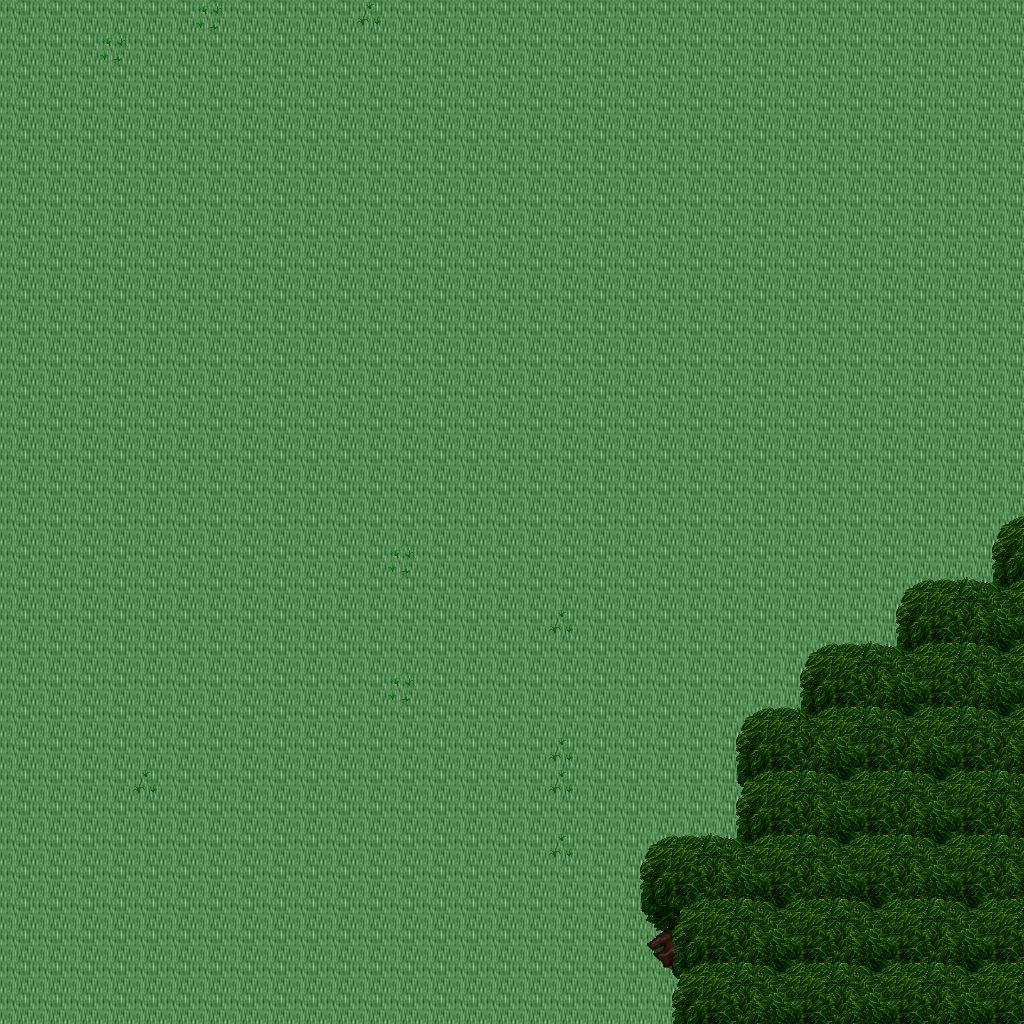

The image is a tile-based game level rendered from a .tmx file. Its description and source (layers, tilesets, objects; grid data summarised) follow:
An orthogonal 32x32 tile map with 32x32 px tiles, 5 tile layers (Ground, Objects, Objects2, Above, ...), 1 hidden layer not drawn, 18 tilesets.

<map version="1.10" tiledversion="1.11.0" orientation="orthogonal" renderorder="right-down" width="32" height="32" tilewidth="32" tileheight="32" infinite="0" nextlayerid="11" nextobjectid="1">
 <tileset firstgid="1" name="ground_ground" tilewidth="32" tileheight="32" tilecount="33" columns="3">
  <image source="../drawable/ground_ground.png" width="96" height="352" />
 </tileset>
 <tileset firstgid="34" name="plant_flower_daisy_white" tilewidth="32" tileheight="32" tilecount="8" columns="2">
  <image source="../drawable/plant_flower_daisy_white.png" width="64" height="128" />
 </tileset>
 <tileset firstgid="42" name="plant_grasses" tilewidth="32" tileheight="32" tilecount="6" columns="3">
  <image source="../drawable/plant_grasses.png" width="96" height="64" />
 </tileset>
 <tileset firstgid="48" name="plant_flower_daisy_yellow" tilewidth="32" tileheight="32" tilecount="8" columns="2">
  <image source="../drawable/plant_flower_daisy_yellow.png" width="64" height="128" />
 </tileset>
 <tileset firstgid="56" name="plant_flower_daisy_blue" tilewidth="32" tileheight="32" tilecount="8" columns="2">
  <image source="../drawable/plant_flower_daisy_blue.png" width="64" height="128" />
 </tileset>
 <tileset firstgid="64" name="plant_flower_daisy_red" tilewidth="32" tileheight="32" tilecount="8" columns="2">
  <image source="../drawable/plant_flower_daisy_red.png" width="64" height="128" />
 </tileset>
 <tileset firstgid="72" name="plant_tree_tree_darkgreen" tilewidth="32" tileheight="32" tilecount="88" columns="8">
  <image source="../drawable/plant_tree_tree_darkgreen.png" width="256" height="352" />
 </tileset>
 <tileset firstgid="160" name="logic_creature_animal" tilewidth="32" tileheight="32" tilecount="32" columns="8">
  <image source="../drawable/logic_creature_animal.png" width="256" height="128" />
 </tileset>
 <tileset firstgid="192" name="logic_creature_elf" tilewidth="32" tileheight="32" tilecount="16" columns="8">
  <image source="../drawable/logic_creature_elf.png" width="256" height="64" />
 </tileset>
 <tileset firstgid="208" name="logic_collision" tilewidth="32" tileheight="32" tilecount="1" columns="1">
  <image source="../drawable/logic_collision.png" width="32" height="32" />
 </tileset>
 <tileset firstgid="209" name="logic_creature_human_evil" tilewidth="32" tileheight="32" tilecount="16" columns="8">
  <image source="../drawable/logic_creature_human_evil.png" width="256" height="64" />
 </tileset>
 <tileset firstgid="225" name="logic_portal" tilewidth="32" tileheight="32" tilecount="24" columns="8">
  <image source="../drawable/logic_portal.png" width="256" height="96" />
 </tileset>
 <tileset firstgid="249" name="ground_green_paving" tilewidth="32" tileheight="32" tilecount="18" columns="3">
  <image source="../drawable/ground_green_paving.png" width="96" height="192" />
 </tileset>
 <tileset firstgid="267" name="ground_water_swamp_water" tilewidth="32" tileheight="32" tilecount="33" columns="3">
  <image source="../drawable/ground_water_swamp_water.png" width="96" height="352" />
 </tileset>
 <tileset firstgid="300" name="plant_grasses_swamp" tilewidth="32" tileheight="32" tilecount="42" columns="6">
  <image source="../drawable/plant_grasses_swamp.png" width="192" height="224" />
 </tileset>
 <tileset firstgid="342" name="logic_protection" tilewidth="32" tileheight="32" tilecount="2" columns="2">
  <image source="../drawable/logic_protection.png" width="64" height="32" />
 </tileset>
 <tileset firstgid="344" name="logic_creature_ogre" tilewidth="32" tileheight="32" tilecount="4" columns="4">
  <image source="../drawable/logic_creature_ogre.png" width="128" height="32" />
 </tileset>
 <tileset firstgid="348" name="logic_creature_undead_skeleton" tilewidth="32" tileheight="32" tilecount="6" columns="6">
  <image source="../drawable/logic_creature_undead_skeleton.png" width="192" height="32" />
 </tileset>
 <layer id="1" name="Ground" width="32" height="32">
  <data>[1024 cells, 1024 non-empty, 1 distinct tile ids]</data>
 </layer>
 <layer id="2" name="Objects" width="32" height="32">
  <data>[1024 cells, 105 non-empty, 10 distinct tile ids]</data>
 </layer>
 <layer id="3" name="Objects2" width="32" height="32">
  <data>[1024 cells, 0 non-empty, 0 distinct tile ids]</data>
 </layer>
 <layer id="4" name="Above" width="32" height="32">
  <data>[1024 cells, 129 non-empty, 11 distinct tile ids]</data>
 </layer>
 <layer id="5" name="Above2" width="32" height="32">
  <data>[1024 cells, 52 non-empty, 5 distinct tile ids]</data>
 </layer>
 <layer id="6" name="Walkable" width="32" height="32" visible="0">
  <data>[1024 cells, 90 non-empty, 1 distinct tile ids]</data>
 </layer>
 <objectgroup id="7" name="Mapevents" />
 <objectgroup id="8" name="Spawn" />
 <objectgroup id="9" name="Keys" />
 <objectgroup id="10" name="Replace" />
</map>
